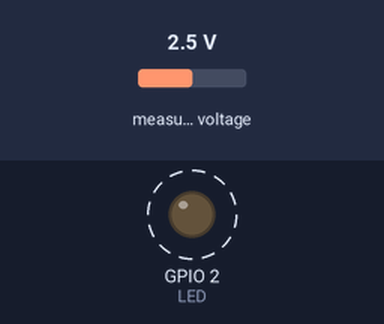
Bench run of a sketch on a simulated ESP32. Parts: output pins drawn as LEDs (lit = HIGH). Dashed ring = blinking. Inputs (shaded band) come from the test bench; at power-on: measured voltage 2.5 V. What the sketch prints to the serial monitor is not drawn.

Above: at 0.05 s.
Timing chart, 0 to 3.0 s (numbered marks = the images above):
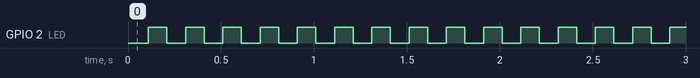

The sketch:

T1_CELDA.ino
```cpp
#include <ADS1115_WE.h>
#include <Wire.h>
#define I2C_ADDRESS 0x48

#include <esp_now.h>
#include <WiFi.h>


uint8_t slaveAddress[] = { 0x30, 0xAE, 0xA4, 0xF4, 0xC6, 0x98 };


typedef struct Sensor {
  int ID;
  char Data[200];
};

Sensor Muestras;

// Create peer interface
esp_now_peer_info_t peerInfo;


void OnDataSent(const uint8_t *mac_addr, esp_now_send_status_t status) {
  //Serial.print("\r\nSend message status:\t");
  Serial.print(status == ESP_NOW_SEND_SUCCESS ? "Sent: " : "Fail: ");
}

// Pines
byte LED = 2;  // Lolin 5, ESP32 DEV Module 2

//Flow Variable
float V;
long ADC;
unsigned long Tref;
float Smpl;
byte b1 = 1, b2 = 1;
int Sgnl;


// There are several ways to create your ADS1115_WE object:
ADS1115_WE adc = ADS1115_WE(I2C_ADDRESS);

void setup() {
  Wire.begin();
  Serial.begin(115200);
  //  while(!Serial) {;}
  if (!adc.init()) {
    Serial.println("ADS1115 not connected!");
  }

  //Set the voltage range of the ADC to adjust the gain
  adc.setVoltageRange_mV(ADS1115_RANGE_4096);  //comment line/change parameter to change range
                                               //Set the inputs to be compared
  adc.setCompareChannels(ADS1115_COMP_0_GND);  //comment line/change parameter to change channel
                                               //Set continuous or single shot mode:
  adc.setMeasureMode(ADS1115_CONTINUOUS);      //comment line/change parameter to change mode

  // Orden: Celda, Encoder, Flujo, ECU
  Muestras.ID = 1;

  // Configuracion de pines
  pinMode(LED, OUTPUT);

  // Set device as a Wi-Fi Station
  WiFi.mode(WIFI_STA);
  // Init ESP-NOW
  if (esp_now_init() != ESP_OK) {
    Serial.println("There was an error initializing ESP-NOW");
    return;
  }
  // We will register the callback function to respond to the event
  esp_now_register_send_cb(OnDataSent);

  // Register the slave
  //esp_now_peer_info_t slaveInfo;
  memcpy(peerInfo.peer_addr, slaveAddress, 6);
  peerInfo.channel = 0;
  peerInfo.encrypt = false;

  // Add peer
  if (esp_now_add_peer(&peerInfo) != ESP_OK) {
    Serial.println("Failed to add peer");
    return;
  }

  Tref = micros();
}

String CS = "";

void loop() {

  if (b1 == 1) {
    b1 = 0;
  } else {
    b1 = 1;
  }
  digitalWrite(LED, b1);

  for (byte nD = 0; nD < 10; nD++) {
    while (10000 > (micros() - Tref)) {};
    Tref = micros();
    Smpl = readChannel(ADS1115_COMP_0_GND);
    //    CS+=String(Smpl*0.125);
    //    CS+=String(Smpl*0.000249);
    //    CS+=String(Smpl);
    CS += String((Smpl * 5) / 114);
    CS += " ";
    //Serial.println(Smpl*0.0001875);
    //Vm[nD]=Smpl;
  }

  CS.toCharArray(Muestras.Data, CS.length());

  Serial.println(CS);

  //  Muestras.Data = reinterpret_cast<const uint8_t*>(Cs);

  //  esp_err_t result = esp_now_send(slaveAddress, (uint8_t *) &Cs, sizeof(Cs));
  esp_err_t result = esp_now_send(slaveAddress, (uint8_t *)&Muestras, sizeof(Muestras));
  //  esp_err_t result = esp_now_send(slaveAddress, (uint8_t *) &dhtData, sizeof(dhtData));

  if (result == ESP_OK) {
    // Serial.println("The message was sent sucessfully.");
  } else {
    //Serial.println("There was an error sending the message.");
  }
  CS = "";
}

float readChannel(ADS1115_MUX channel) {
  float voltage = 0.0;
  adc.setCompareChannels(channel);
  voltage = adc.getResult_mV();  // alternative: getResult_mV for Millivolt
  return voltage;
}
```

Measured:
- by itself, GPIO 2 (LED): alternates HIGH for 0.10 s and LOW for 0.10 s
